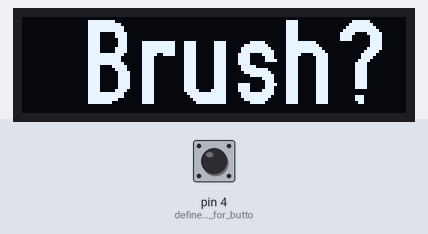
Bench run of a sketch on a simulated Arduino Uno, built with avr-gcc and run on an emulated ATmega328P. On the bench: 128×32 one-colour display. The inputs (shaded band) are chosen by the test bench; at power-on: pin 4 (define_data_pin_for_butto) HIGH. What the sketch prints to the serial monitor is not drawn.

Above: at 1.2 s.
1.3 s: pin 4 (define_data_pin_for_butto) pulled LOW for 1 s
At 3.5 s:
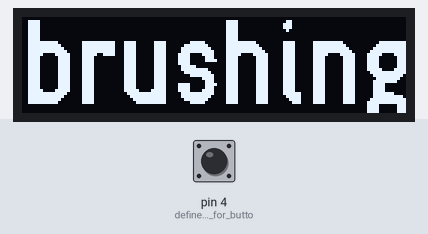
4.0 s: pin 4 (define_data_pin_for_butto) pulled LOW for 0.15 s
At 5.4 s:
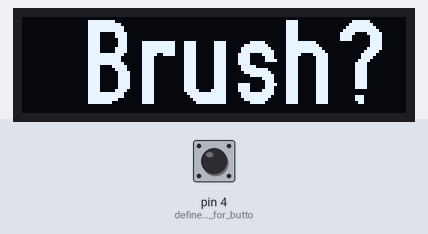
5.7 s: pin 4 (define_data_pin_for_butto) pulled LOW for 3.2 s
At 6.07 s:
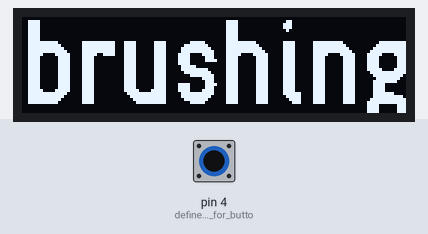
10.4 s: pin 4 (define_data_pin_for_butto) driven LOW
Timing chart, 0 to 13.3 s (numbered marks = the images above; inputs shaded):
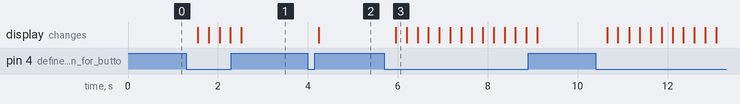

The sketch:

Toothbrush1.0.ino
```cpp
// import libraries
#include <Arduino.h>
#include <U8g2lib.h>
#include <SPI.h>
#include <Wire.h>

// define u8g2 display
U8G2_SSD1306_128X32_UNIVISION_F_HW_I2C u8g2(U8G2_R0);

// constants (can change when running code)
volatile byte state = 0;
unsigned long previousMillis = 0UL;
unsigned long interval = 10000UL;

void setup() {
  // put your setup code here, to run once:
  pinMode(4, INPUT_PULLUP);                  // define data pin for button
  u8g2.begin();                              // initialise u8g2
  Serial.begin(9600);                        // initialise serial monitor
  Serial.println("Reset");                   // print "reset" in serial monitor
}

void loop() {
  // put your main code here, to run repeatedly:
  if (state == 0){
    u8g2.clearBuffer();                      // clear the internal memory
    u8g2.setFont(u8g2_font_logisoso28_tr);   // choose a suitable font at https://github.com/olikraus/u8g2/wiki/fntlistall
    u8g2.drawStr(20,29,"Brush?");            // write something to the internal memory
    u8g2.sendBuffer();                       // transfer internal memory to the display

    if (digitalRead(4) == LOW){
      delay(200);
      state = 1;
      Serial.println("state1");
    }
  }

  if (state == 1){
    u8g2.clearBuffer();
    u8g2.setFont(u8g2_font_logisoso28_tr);
    u8g2.drawStr(0,29,"brushing");           // write something to the internal memory
    u8g2.sendBuffer();                       // transfer internal memory to the display

    if (digitalRead(4) == LOW)
    {
      delay(200);
      state = 0;
      Serial.println("state0");
    }
    unsigned long currentMillis = millis();

    if(currentMillis - previousMillis > interval)
    {
    state = 0;
    Serial.println("state0timed");
    // update the previousMillis value
    previousMillis = currentMillis;
    }

  }
}
```

Measured:
- after the input at 1.3 s, the display: changes after 0.25 s (image 1)
- after the input at 4.0 s, the display: changes after 0.24 s (image 2)
- after the input at 5.7 s, the display: changes after 0.26 s (image 3)
